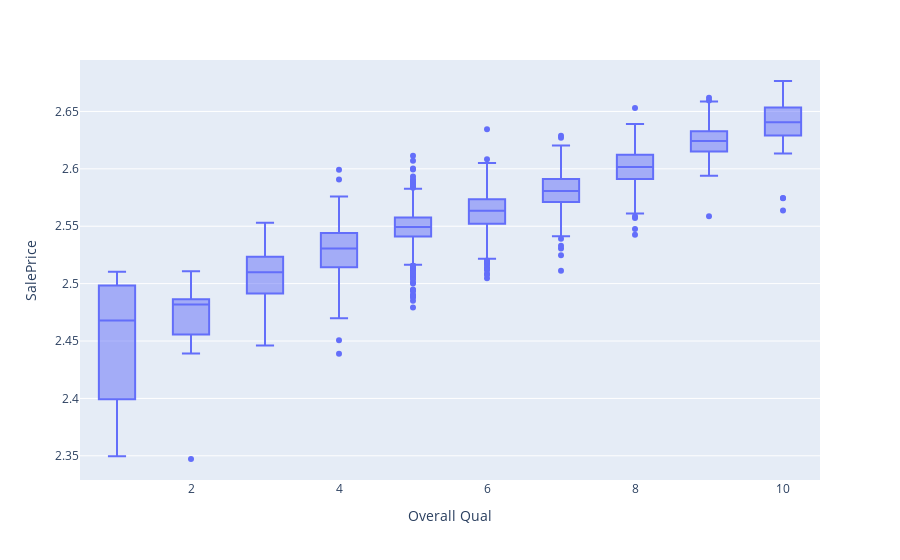

The code cell stored with this chart in its notebook:
### Code cell
#OverallQual OverallCond
fig = px.box(df_train, x='Overall Qual', y='SalePrice')
fig.show()

### Figure 1 — Plotly figure (JSON) as saved in the notebook; plotly's stock layout.template omitted (floating-point values rounded to 4 significant figures; data arrays with more than 128 entries replaced by an {"elided": "..."} marker saying what was removed)
{"data": [{"alignmentgroup": "True", "hovertemplate": "Overall Qual=%{x}<br>SalePrice=%{y}<extra></extra>", "legendgroup": "", "marker": {"color": "#636efa"}, "name": "", "notched": false, "offsetgroup": "", "orientation": "v", "showlegend": false, "type": "box", "x": {"elided": "2930 int values"}, "x0": " ", "xaxis": "x", "y": {"elided": "2930 float values"}, "y0": " ", "yaxis": "y"}], "layout": {"autosize": true, "boxmode": "group", "legend": {"tracegroupgap": 0}, "margin": {"t": 60}, "xaxis": {"anchor": "y", "autorange": true, "domain": [0, 1], "range": [0.5, 10.5], "title": {"text": "Overall Qual"}, "type": "linear"}, "yaxis": {"anchor": "x", "autorange": true, "domain": [0, 1], "range": [2.329, 2.695], "title": {"text": "SalePrice"}, "type": "linear"}}}
